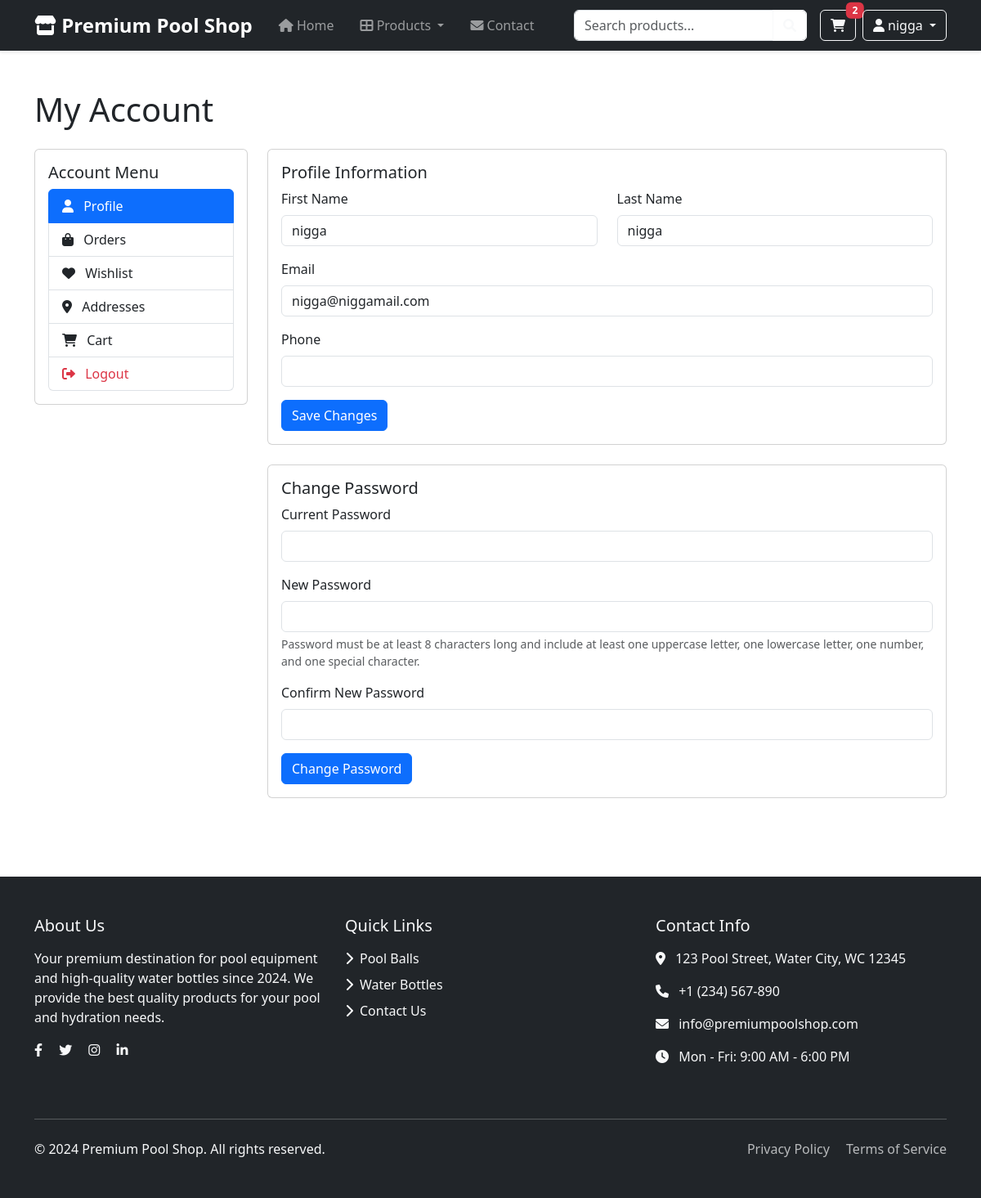
/account/account.php (signed in), run on the app's committed database.
### tables this page shows
CREATE TABLE `users` (
  `id` int(11) NOT NULL,
  `username` varchar(50) NOT NULL,
  `email` varchar(100) NOT NULL,
  `password` varchar(255) NOT NULL,
  `first_name` varchar(50) NOT NULL,
  `last_name` varchar(50) NOT NULL,
  `address` text DEFAULT NULL,
  `city` varchar(100) DEFAULT NULL,
  `state` varchar(50) DEFAULT NULL,
  `country` varchar(50) DEFAULT NULL,
  `phone` varchar(20) DEFAULT NULL
);

### account/account.php (the view, shortened to what this page needs)
<?php
require_once __DIR__ . "/../includes/config/database.php";
$user_sql = "SELECT * FROM users WHERE id = ?";
$user_stmt = mysqli_prepare($conn, $user_sql);
mysqli_stmt_bind_param($user_stmt, "i", $_SESSION['user_id']);
mysqli_stmt_execute($user_stmt);
$user_result = mysqli_stmt_get_result($user_stmt);
$user = mysqli_fetch_assoc($user_result);
include __DIR__ . '/../includes/components/header.php';
?>
<div class="container py-5">
    <h1 class="mb-4">My Account</h1>
    <div class="row">
        <?php include __DIR__ . '/../includes/components/account_menu.php'; ?>
        <div class="col-md-9">
            <div class="card mb-4">
                <div class="card-body">
                    <h5 class="card-title">Profile Information</h5>
                    <form action="update_profile.php" method="POST" id="profileForm">
                        <div class="row">
                            <div class="col-md-12">
                                <div class="row">
                                    <div class="col-md-6 mb-3">
                                        <label for="first_name" class="form-label">First Name</label>
                                        <input type="text" class="form-control" id="first_name" name="first_name" value="<?php echo htmlspecialchars($user['first_name']); ?>" required>
                                    </div>
                                    <div class="col-md-6 mb-3">
                                        <label for="last_name" class="form-label">Last Name</label>
                                        <input type="text" class="form-control" id="last_name" name="last_name" value="<?php echo htmlspecialchars($user['last_name']); ?>" required>
                                    </div>
                                </div>
                                <div class="mb-3">
                                    <label for="email" class="form-label">Email</label>
                                    <input type="email" class="form-control" id="email" name="email" value="<?php echo htmlspecialchars($user['email']); ?>" required>
                                </div>
                                <div class="mb-3">
                                    <label for="phone" class="form-label">Phone</label>
                                    <input type="tel" class="form-control" id="phone" name="phone" value="<?php echo htmlspecialchars($user['phone'] ?? ''); ?>">
                                </div>
                                <button type="submit" class="btn btn-primary">Save Changes</button>
                            </div>
                        </div>
                    </form>
                </div>
            </div>
            <div class="card">
                <div class="card-body">
                    <h5 class="card-title">Change Password</h5>
                    <form action="change_password.php" method="POST" id="passwordForm">
                        <div class="mb-3">
                            <label for="current_password" class="form-label">Current Password</label>
                            <input type="password" class="form-control" id="current_password" name="current_password" required>
                        </div>
                        <div class="mb-3">
                            <label for="new_password" class="form-label">New Password</label>
                            <input type="password" class="form-control" id="new_password" name="new_password" required>
                            <div class="form-text">Password must be at least 8 characters long and include at least one uppercase letter, one lowercase letter, one number, and one special character.</div>
                        </div>
                        <div class="mb-3">
                            <label for="confirm_password" class="form-label">Confirm New Password</label>
                            <input type="password" class="form-control" id="confirm_password" name="confirm_password" required>
                        </div>
                        <button type="submit" class="btn btn-primary">Change Password</button>
                    </form>
                </div>
            </div>
        </div>
    </div>
</div>
<?php include __DIR__ . '/../includes/components/footer.php'; ?>

### data on the page
users: first_name "nigga", last_name "nigga", email "nigga@niggamail.com"

### other printed values
$cart_count "2"
getCurrentUsername() "nigga"
